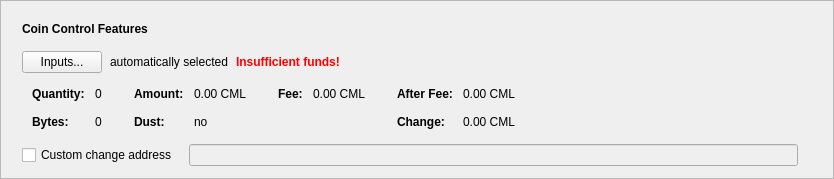
      <widget class="QFrame" name="frameCoinControl">
       <property name="sizePolicy">
        <sizepolicy hsizetype="Expanding" vsizetype="Fixed">
         <horstretch>0</horstretch>
         <verstretch>0</verstretch>
        </sizepolicy>
       </property>
       <property name="frameShape">
        <enum>QFrame::StyledPanel</enum>
       </property>
       <property name="frameShadow">
        <enum>QFrame::Raised</enum>
       </property>
       <layout class="QVBoxLayout" name="verticalLayout_2">
        <item>
         <layout class="QVBoxLayout" name="verticalLayoutCoinControl" stretch="0,0,0,0,0">
          <property name="spacing">
           <number>0</number>
          </property>
          <property name="sizeConstraint">
           <enum>QLayout::SetDefaultConstraint</enum>
          </property>
          <property name="leftMargin">
           <number>10</number>
          </property>
          <property name="topMargin">
           <number>10</number>
          </property>
          <item>
           <layout class="QHBoxLayout" name="horizontalLayoutCoinControl1">
            <property name="bottomMargin">
             <number>15</number>
            </property>
            <item>
             <widget class="QLabel" name="labelCoinControlFeatures">
              <property name="sizePolicy">
               <sizepolicy hsizetype="Preferred" vsizetype="Maximum">
                <horstretch>0</horstretch>
                <verstretch>0</verstretch>
               </sizepolicy>
              </property>
              <property name="font">
               <font>
                <weight>75</weight>
                <bold>true</bold>
               </font>
              </property>
              <property name="styleSheet">
               <string notr="true">font-weight:bold;</string>
              </property>
              <property name="text">
               <string>Coin Control Features</string>
              </property>
             </widget>
            </item>
           </layout>
          </item>
          <item>
           <layout class="QHBoxLayout" name="horizontalLayoutCoinControl2" stretch="0,0,0,0">
            <property name="spacing">
             <number>8</number>
            </property>
            <property name="bottomMargin">
             <number>10</number>
            </property>
            <item>
             <widget class="QPushButton" name="pushButtonCoinControl">
              <property name="styleSheet">
               <string notr="true"/>
              </property>
              <property name="text">
               <string>Inputs...</string>
              </property>
              <property name="autoDefault">
               <bool>false</bool>
              </property>
             </widget>
            </item>
            <item>
             <widget class="QLabel" name="labelCoinControlAutomaticallySelected">
              <property name="text">
               <string>automatically selected</string>
              </property>
              <property name="margin">
               <number>5</number>
              </property>
             </widget>
            </item>
            <item>
             <widget class="QLabel" name="labelCoinControlInsuffFunds">
              <property name="font">
               <font>
                <weight>75</weight>
                <bold>true</bold>
               </font>
              </property>
              <property name="styleSheet">
               <string notr="true">color:red;font-weight:bold;</string>
              </property>
              <property name="text">
               <string>Insufficient funds!</string>
              </property>
              <property name="margin">
               <number>5</number>
              </property>
             </widget>
            </item>
            <item>
             <spacer name="horizontalSpacerCoinControl">
              <property name="orientation">
               <enum>Qt::Horizontal</enum>
              </property>
              <property name="sizeHint" stdset="0">
               <size>
                <width>40</width>
                <height>1</height>
               </size>
              </property>
             </spacer>
            </item>
           </layout>
          </item>
          <item>
           <widget class="QWidget" name="widgetCoinControl" native="true">
            <property name="sizePolicy">
             <sizepolicy hsizetype="Preferred" vsizetype="Preferred">
              <horstretch>0</horstretch>
              <verstretch>0</verstretch>
             </sizepolicy>
            </property>
            <property name="minimumSize">
             <size>
              <width>0</width>
              <height>0</height>
             </size>
            </property>
            <property name="styleSheet">
             <string notr="true"/>
            </property>
            <layout class="QHBoxLayout" name="horizontalLayoutCoinControl5">
             <property name="leftMargin">
              <number>0</number>
             </property>
             <property name="topMargin">
              <number>0</number>
             </property>
             <property name="rightMargin">
              <number>0</number>
             </property>
             <property name="bottomMargin">
              <number>0</number>
             </property>
             <item>
              <layout class="QHBoxLayout" name="horizontalLayoutCoinControl3" stretch="0,0,0,1">
               <property name="spacing">
                <number>20</number>
               </property>
               <property name="topMargin">
                <number>0</number>
               </property>
               <property name="bottomMargin">
                <number>10</number>
               </property>
               <item>
                <layout class="QFormLayout" name="formLayoutCoinControl1">
                 <property name="horizontalSpacing">
                  <number>10</number>
                 </property>
                 <property name="verticalSpacing">
                  <number>14</number>
                 </property>
                 <property name="leftMargin">
                  <number>10</number>
                 </property>
                 <property name="topMargin">
                  <number>4</number>
                 </property>
                 <property name="rightMargin">
                  <number>6</number>
                 </property>
                 <item row="0" column="0">
                  <widget class="QLabel" name="labelCoinControlQuantityText">
                   <property name="font">
                    <font>
                     <weight>75</weight>
                     <bold>true</bold>
                    </font>
                   </property>
                   <property name="text">
                    <string>Quantity:</string>
                   </property>
                   <property name="margin">
                    <number>0</number>
                   </property>
                  </widget>
                 </item>
                 <item row="0" column="1">
                  <widget class="QLabel" name="labelCoinControlQuantity">
                   <property name="cursor">
                    <cursorShape>IBeamCursor</cursorShape>
                   </property>
                   <property name="contextMenuPolicy">
                    <enum>Qt::ActionsContextMenu</enum>
                   </property>
                   <property name="text">
                    <string notr="true">0</string>
                   </property>
                   <property name="margin">
                    <number>0</number>
                   </property>
                   <property name="textInteractionFlags">
                    <set>Qt::LinksAccessibleByMouse|Qt::TextSelectableByKeyboard|Qt::TextSelectableByMouse</set>
                   </property>
                  </widget>
                 </item>
                 <item row="1" column="0">
                  <widget class="QLabel" name="labelCoinControlBytesText">
                   <property name="font">
                    <font>
                     <weight>75</weight>
                     <bold>true</bold>
                    </font>
                   </property>
                   <property name="text">
                    <string>Bytes:</string>
                   </property>
                  </widget>
                 </item>
                 <item row="1" column="1">
                  <widget class="QLabel" name="labelCoinControlBytes">
                   <property name="cursor">
                    <cursorShape>IBeamCursor</cursorShape>
                   </property>
                   <property name="contextMenuPolicy">
                    <enum>Qt::ActionsContextMenu</enum>
                   </property>
                   <property name="text">
                    <string notr="true">0</string>
                   </property>
                   <property name="textInteractionFlags">
                    <set>Qt::LinksAccessibleByMouse|Qt::TextSelectableByKeyboard|Qt::TextSelectableByMouse</set>
                   </property>
                  </widget>
                 </item>
                </layout>
               </item>
               <item>
                <layout class="QFormLayout" name="formLayoutCoinControl2">
                 <property name="horizontalSpacing">
                  <number>10</number>
                 </property>
                 <property name="verticalSpacing">
                  <number>14</number>
                 </property>
                 <property name="leftMargin">
                  <number>6</number>
                 </property>
                 <property name="topMargin">
                  <number>4</number>
                 </property>
                 <property name="rightMargin">
                  <number>6</number>
                 </property>
                 <item row="0" column="0">
                  <widget class="QLabel" name="labelCoinControlAmountText">
                   <property name="font">
                    <font>
                     <weight>75</weight>
                     <bold>true</bold>
                    </font>
                   </property>
                   <property name="text">
                    <string>Amount:</string>
                   </property>
                   <property name="margin">
                    <number>0</number>
                   </property>
                  </widget>
                 </item>
                 <item row="0" column="1">
                  <widget class="QLabel" name="labelCoinControlAmount">
                   <property name="cursor">
                    <cursorShape>IBeamCursor</cursorShape>
                   </property>
                   <property name="contextMenuPolicy">
                    <enum>Qt::ActionsContextMenu</enum>
                   </property>
                   <property name="text">
                    <string notr="true">0.00 CML</string>
                   </property>
                   <property name="textInteractionFlags">
                    <set>Qt::LinksAccessibleByMouse|Qt::TextSelectableByKeyboard|Qt::TextSelectableByMouse</set>
                   </property>
                  </widget>
                 </item>
                 <item row="1" column="0">
                  <widget class="QLabel" name="labelCoinControlLowOutputText">
                   <property name="font">
                    <font>
                     <weight>75</weight>
                     <bold>true</bold>
                    </font>
                   </property>
                   <property name="text">
                    <string>Dust:</string>
                   </property>
                  </widget>
                 </item>
                 <item row="1" column="1">
                  <widget class="QLabel" name="labelCoinControlLowOutput">
                   <property name="cursor">
                    <cursorShape>IBeamCursor</cursorShape>
                   </property>
                   <property name="contextMenuPolicy">
                    <enum>Qt::ActionsContextMenu</enum>
                   </property>
                   <property name="text">
                    <string notr="true">no</string>
                   </property>
                   <property name="textInteractionFlags">
                    <set>Qt::LinksAccessibleByMouse|Qt::TextSelectableByKeyboard|Qt::TextSelectableByMouse</set>
                   </property>
                  </widget>
                 </item>
                </layout>
               </item>
               <item>
                <layout class="QFormLayout" name="formLayoutCoinControl3">
                 <property name="horizontalSpacing">
                  <number>10</number>
                 </property>
                 <property name="verticalSpacing">
                  <number>14</number>
                 </property>
                 <property name="leftMargin">
                  <number>6</number>
                 </property>
                 <property name="topMargin">
                  <number>4</number>
                 </property>
                 <property name="rightMargin">
                  <number>6</number>
                 </property>
                 <item row="0" column="0">
                  <widget class="QLabel" name="labelCoinControlFeeText">
                   <property name="font">
                    <font>
                     <weight>75</weight>
                     <bold>true</bold>
                    </font>
                   </property>
                   <property name="text">
                    <string>Fee:</string>
                   </property>
                   <property name="margin">
                    <number>0</number>
                   </property>
                  </widget>
                 </item>
                 <item row="0" column="1">
                  <widget class="QLabel" name="labelCoinControlFee">
                   <property name="cursor">
                    <cursorShape>IBeamCursor</cursorShape>
                   </property>
                   <property name="contextMenuPolicy">
                    <enum>Qt::ActionsContextMenu</enum>
                   </property>
                   <property name="text">
                    <string notr="true">0.00 CML</string>
                   </property>
                   <property name="textInteractionFlags">
                    <set>Qt::LinksAccessibleByMouse|Qt::TextSelectableByKeyboard|Qt::TextSelectableByMouse</set>
                   </property>
                  </widget>
                 </item>
                </layout>
               </item>
               <item>
                <layout class="QFormLayout" name="formLayoutCoinControl4">
                 <property name="horizontalSpacing">
                  <number>10</number>
                 </property>
                 <property name="verticalSpacing">
                  <number>14</number>
                 </property>
                 <property name="leftMargin">
                  <number>6</number>
                 </property>
                 <property name="topMargin">
                  <number>4</number>
                 </property>
                 <property name="rightMargin">
                  <number>6</number>
                 </property>
                 <item row="0" column="0">
                  <widget class="QLabel" name="labelCoinControlAfterFeeText">
                   <property name="font">
                    <font>
                     <weight>75</weight>
                     <bold>true</bold>
                    </font>
                   </property>
                   <property name="text">
                    <string>After Fee:</string>
                   </property>
                   <property name="margin">
                    <number>0</number>
                   </property>
                  </widget>
                 </item>
                 <item row="0" column="1">
                  <widget class="QLabel" name="labelCoinControlAfterFee">
                   <property name="cursor">
                    <cursorShape>IBeamCursor</cursorShape>
                   </property>
                   <property name="contextMenuPolicy">
                    <enum>Qt::ActionsContextMenu</enum>
                   </property>
                   <property name="text">
                    <string notr="true">0.00 CML</string>
                   </property>
                   <property name="textInteractionFlags">
                    <set>Qt::LinksAccessibleByMouse|Qt::TextSelectableByKeyboard|Qt::TextSelectableByMouse</set>
                   </property>
                  </widget>
                 </item>
                 <item row="1" column="0">
                  <widget class="QLabel" name="labelCoinControlChangeText">
                   <property name="font">
                    <font>
                     <weight>75</weight>
                     <bold>true</bold>
                    </font>
                   </property>
                   <property name="text">
                    <string>Change:</string>
                   </property>
                  </widget>
                 </item>
                 <item row="1" column="1">
                  <widget class="QLabel" name="labelCoinControlChange">
                   <property name="cursor">
                    <cursorShape>IBeamCursor</cursorShape>
                   </property>
                   <property name="contextMenuPolicy">
                    <enum>Qt::ActionsContextMenu</enum>
                   </property>
                   <property name="text">
                    <string notr="true">0.00 CML</string>
                   </property>
                   <property name="textInteractionFlags">
                    <set>Qt::LinksAccessibleByMouse|Qt::TextSelectableByKeyboard|Qt::TextSelectableByMouse</set>
                   </property>
                  </widget>
                 </item>
                </layout>
               </item>
              </layout>
             </item>
            </layout>
           </widget>
          </item>
          <item>
           <layout class="QHBoxLayout" name="horizontalLayoutCoinControl4" stretch="0,0,0">
            <property name="spacing">
             <number>12</number>
            </property>
            <property name="sizeConstraint">
             <enum>QLayout::SetDefaultConstraint</enum>
            </property>
            <property name="topMargin">
             <number>5</number>
            </property>
            <property name="rightMargin">
             <number>5</number>
            </property>
            <item>
             <widget class="QCheckBox" name="checkBoxCoinControlChange">
              <property name="toolTip">
               <string>If this is activated, but the change address is empty or invalid, change will be sent to a newly generated address.</string>
              </property>
              <property name="text">
               <string>Custom change address</string>
              </property>
             </widget>
            </item>
            <item>
             <widget class="QValidatedLineEdit" name="lineEditCoinControlChange">
              <property name="enabled">
               <bool>false</bool>
              </property>
              <property name="sizePolicy">
               <sizepolicy hsizetype="Expanding" vsizetype="Fixed">
                <horstretch>0</horstretch>
                <verstretch>0</verstretch>
               </sizepolicy>
              </property>
             </widget>
            </item>
            <item>
             <widget class="QLabel" name="labelCoinControlChangeLabel">
              <property name="sizePolicy">
               <sizepolicy hsizetype="Preferred" vsizetype="Expanding">
                <horstretch>0</horstretch>
                <verstretch>0</verstretch>
               </sizepolicy>
              </property>
              <property name="minimumSize">
               <size>
                <width>0</width>
                <height>0</height>
               </size>
              </property>
              <property name="text">
               <string/>
              </property>
              <property name="margin">
               <number>3</number>
              </property>
             </widget>
            </item>
           </layout>
          </item>
          <item>
           <spacer name="verticalSpacerCoinControl">
            <property name="orientation">
             <enum>Qt::Vertical</enum>
            </property>
            <property name="sizeType">
             <enum>QSizePolicy::Expanding</enum>
            </property>
            <property name="sizeHint" stdset="0">
             <size>
              <width>800</width>
              <height>1</height>
             </size>
            </property>
           </spacer>
          </item>
         </layout>
        </item>
       </layout>
      </widget>
